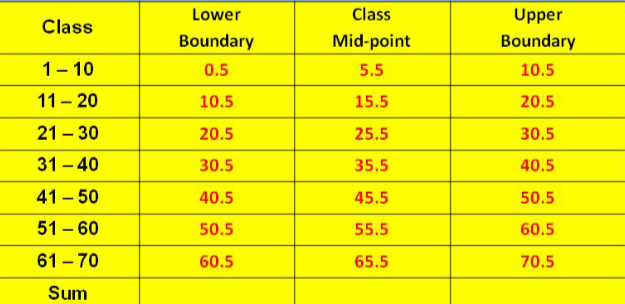
#> input picture TestTableYellow.png, 625 x 304 px
$ jupyter execute --allow-errors SimpleTableParser.ipynb
#> lines starting #> are read from the running program, lines starting #| are printed output that depends on the picture
[cell 1]
import cv2
import numpy as np
#takes in img as np nd array
#taking in as grey scale makes it so we do not use RGB values only a single value
img = cv2.imread('TestTableYellow.png', cv2.IMREAD_GRAYSCALE)
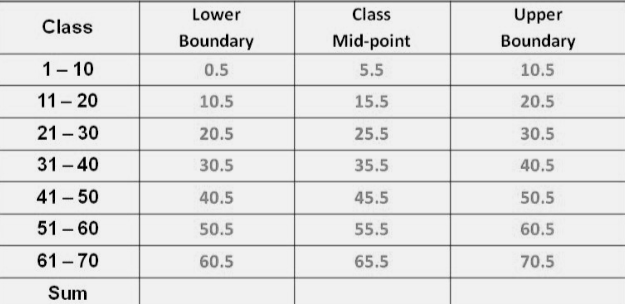
#> img: shape (304, 625); min 0, max 242, mean 226.5
from matplotlib import pyplot as plt
plt.imshow(img, interpolation='nearest',cmap='gray')
plt.show()

[cell 2]
from collections import deque
def flood_fill_bfs(img, x, y, color_of_point, paint_color):
    top_left = (x,y)
    bottom_right = (-1,-1)
    queue = deque([(x,y)])
    img[x,y] = paint_color
    while queue:
        current_x, current_y = queue.popleft()
        neighbors = [(current_x - 1, current_y),
                        (current_x + 1, current_y),
                        (current_x, current_y-1),
                        (current_x, current_y+1)
        ]
        x_high, y_high = bottom_right
        if current_x >= x_high:
            x_high = current_x
        if current_y >= y_high:
            y_high = current_y
        bottom_right = (x_high,y_high)
        x_low, y_low = top_left
        if current_x <= x_low:
            x_low = current_x
        if current_y <= y_low:
            y_low = current_y
        top_left = (x_low,y_low)

        for neighbor_x, neighbor_y in neighbors:
            if 0 <= neighbor_x < len(img) and 0 <= neighbor_y < len(img[0]) and img[neighbor_x,neighbor_y] == color_of_point:
                # [6 lines of commented-out code are left out]
                img[neighbor_x,neighbor_y] = paint_color
                queue.append((neighbor_x,neighbor_y))
    return (top_left, bottom_right)

[cell 3]
from collections import defaultdict
frequencyMap = defaultdict(lambda: 0)
for row in img:
    for pixel in row:
        frequencyMap[pixel] += 1
#> after the loop, frequencyMap = 171 items

most_common_color = max(frequencyMap, key=frequencyMap.get)
#> most_common_color = 241
most_common_color
#> Out = 241

[cell 4]
for i, row in enumerate(img):
    for j, pixel in enumerate(row):
        # pixel = sum(pixel)
        if pixel >= most_common_color - 20:
            img[i][j] = most_common_color #np.array([0, 100, 0])
plt.imshow(img, interpolation='nearest',cmap='gray')
plt.show()

[cell 5]
def find_first_coord(_img, color):
#> called with color = 241
    for i, row in enumerate(_img):
        for j, pixel in enumerate(row):
            if pixel == color:
                return i,j
#> this loop made 4 passes
    return-1,-1

[cell 6]
num_cells = 0
cell_coordinates = []

x,y = find_first_coord(img,most_common_color)
#> x = 3; y = 0
# print(x,y)
while x < len(img):
    while y < len(img[0])-1:
        # print(img[x,y])
        if img[x,y] == most_common_color:
            start, end = flood_fill_bfs(img, x, y, most_common_color, most_common_color+ 1)
            cell_coordinates.append((start,end))
            num_cells += 1
            x,y = end
            # print(end)
        y+=1
    y=0
    x+=1
#> this loop made 30 passes
#> x on passes 2, 3, 5, 6, 7, 9, 10, 11, 13, 14, 16, 17: 54, 55, 85, 86, 87, 117, 118, 119, 150, 151, 181, 182
#> x on passes 1, 4, 8, 12, 15, 19: 53, 84, 116, 149, 180, 213
#> after the loop, cell_coordinates = 36 items; end = (303, 624); num_cells = 36; start = (279, 452); x = 304
num_cells

# cell_coordinates
cell_coordinates
for top_left, btm_right in cell_coordinates:
    img[top_left[0],top_left[1]] = 255
    img[btm_right[0],btm_right[1]] = 255
#> this loop made 36 passes
#> (top_left, btm_right) on passes 1 to 12: ((3, 0), (52, 137)), ((3, 141), (52, 293)), ((3, 296), (52, 448)), ((3, 452), (52, 624)), ((55, 0), (83, 137)), ((55, 141), (83, 293)), ((55, 296), (83, 448)), ((55, 452), (83, 624)), ((87, 0), (115, 137)), ((87, 141), (115, 293)), ((87, 296), (115, 448)), ((87, 452), (115, 624))
#> img: shape (304, 625); min 0, max 255, mean 228.4

# # i,j = find_first_coord(img, most_common_color)
# start, end = flood_fill_bfs(img, i, j, most_common_color, 120)
plt.imshow(img, interpolation='nearest',cmap='gray')
plt.show()

[cell 7]
# cell_coordinates
sorted_cells = sorted(cell_coordinates, key=lambda coord:coord[0][0])
#> sorted_cells = 36 items
sorted_cells

[cell 8]
# Goal: represent tabular data with nested dictionaries.
# i.e. {row: {col: cell}}
# Assuming a uniform n x n table (no combined rows/cols)

# start by organizing the points in separate lists?

table = {}

# Organize rows
for cell in sorted_cells:
    # print(cell)
    if cell[0][1] == 0 and cell not in table.keys():
        table[cell[0]] = [cell]
    else:
        # rowTopLeft = (cell[0][0])
        table[(cell[0][0], 0)].append(cell)
#> this loop made 36 passes
#> after the loop, table = 9 items

table
row_lengths = []
for i, c in enumerate(table.values()):
    row_lengths.append(len(c))
#> this loop made 9 passes
#> after the loop, row_lengths = [4, 4, 4, 4, 4, 4, 4, 4, 4]
max_row_length = max(row_lengths)
#> max_row_length = 4

[cell 9]
# bounding box testing
from PIL import Image
from pytesseract import pytesseract

TL = (int(sorted_cells[0][0][0]), int(sorted_cells[0][0][1]))
#> TL = (3, 0)
BR = (int(sorted_cells[0][1][0]), int(sorted_cells[0][1][1]))
#> BR = (52, 137)

rgn = img[TL[0]:BR[0], TL[1]:BR[1]]
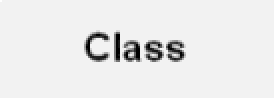
#> rgn: shape (49, 137) (shown 2 times larger); min 0, max 255, mean 233.2
rgn_rgb = cv2.cvtColor(rgn, cv2.COLOR_GRAY2RGB)
# rgn_rgb = np.reshape(rgn_rgb, (540, 320))
# rgn_rgb = Image.fromarray('RGB', rgn.shape[:2], rgn, 'raw', 'BGR', 0, 0)
rgn_rgb = Image.fromarray(rgn_rgb)
rgn_rgb

path_to_cmd = r"C:\Users\matthew.hui\AppData\Local\Programs\Tesseract-OCR\tesseract.exe"
pytesseract.tesseract_cmd = path_to_cmd
print(pytesseract.image_to_string(rgn_rgb))
#> (this line was passed over: pytesseract is not available in this run)


# # [TL, BR]
# print(region)

# plt.imshow(region)
# plt.show()

[cell 10]
# {(TL, BR): data}
data_table = {}

path_to_cmd = r"C:\Users\matthew.hui\AppData\Local\Programs\Tesseract-OCR\tesseract.exe"
pytesseract.tesseract_cmd = path_to_cmd

extracted_data = [ [0] * max_row_length for i in range(len(table)) ] # array of extracted data only
#> extracted_data = [[0, 0, 0, 0], [0, 0, 0, 0], [0, 0, 0, 0], [0, 0, 0, 0], [0, 0, 0, 0], [0, 0, 0, 0], [0, 0, 0, 0], [0, 0, 0, 0], [0, 0, 0, 0]]
# print(extracted_data)

row_counter = 0
col_counter = 0
prev_TL_row = sorted_cells[0][0][0]
#> prev_TL_row = 3
# print(prev_TL_row)
#> (the rest of this cell did not finish here and is left out)

[cell 11]
import pandas as pd

finalized_data = pd.DataFrame(extracted_data)
#> finalized_data = table of 9 rows and 4 columns

with pd.ExcelWriter(r'C:\Users\matthew.hui\Documents\test.xlsx') as writer:
    finalized_data.to_excel(writer,sheet_name = 'data_1')

[cell 12]
# confirming coordinates

arr = np.zeros(img.shape)

for top_left, btm_right in cell_coordinates:
    arr[top_left[0],top_left[1]] = 255
    arr[btm_right[0],btm_right[1]] = 255
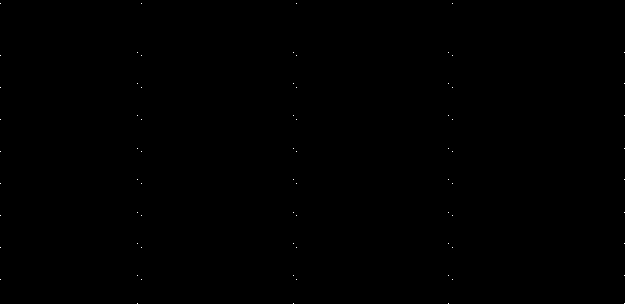
#> arr: shape (304, 625) float64; 0.04% white in thin lines or dots
plt.figure(figsize=(10, 8))
plt.imshow(arr, interpolation='nearest',cmap='gray')
plt.show()
